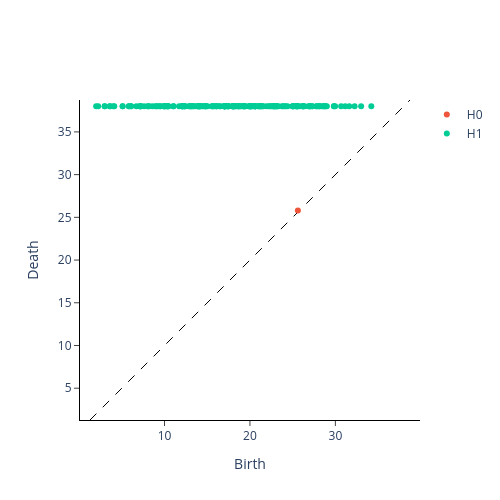

Write notebook code for a chart like this one.
### Code cell
from gtda.homology import CubicalPersistence
#from gtda.plotting import PersistencePlot
cubical_persistence = CubicalPersistence(n_jobs=-1)
im8_cubical = cubical_persistence.fit_transform(im8_filtration)
#im1_cubical = cubical_persistence.fit_transform(im1_filtration)
# plot persistence diagrams on the same graph
3#plot = PersistencePlot(show=False)
#plot=cubical_persistence.plot(show=False)
#plot.plot(im1_cubical, label='Image 1')
#plot.plot(im8_cubical, label='Image 2')
#plot.show()
cubical_persistence.plot(im8_cubical)

### Figure 1 — Plotly figure (JSON) as saved in the notebook; plotly's stock layout.template omitted (floating-point values rounded to 4 significant figures; data arrays with more than 128 entries replaced by an {"elided": "..."} marker saying what was removed)
{"data": [{"hoverinfo": "none", "line": {"color": "black", "dash": "dash", "width": 1}, "mode": "lines", "showlegend": false, "type": "scatter", "x": [1.28, 38.73], "y": [1.28, 38.73]}, {"hoverinfo": "text", "hovertext": ["(25.612496949731394, 25.80697580112788)"], "mode": "markers", "name": "H0", "type": "scatter", "x": [25.61], "y": [25.81]}, {"hoverinfo": "text", "hovertext": {"elided": "201 str values"}, "mode": "markers", "name": "H1", "type": "scatter", "x": {"elided": "201 float values"}, "y": {"elided": "201 float values"}}], "layout": {"height": 500, "plot_bgcolor": "white", "width": 500, "xaxis": {"autorange": false, "domain": [0, 1], "exponentformat": "e", "linecolor": "black", "linewidth": 1, "mirror": false, "range": [0.1678, 39.85], "showexponent": "all", "showline": true, "side": "bottom", "ticks": "outside", "title": {"text": "Birth"}, "type": "linear", "zeroline": true}, "yaxis": {"autorange": false, "domain": [0, 1], "exponentformat": "e", "linecolor": "black", "linewidth": 1, "mirror": false, "range": [1.28, 38.73], "scaleanchor": "x", "scaleratio": 1, "showexponent": "all", "showline": true, "side": "left", "ticks": "outside", "title": {"text": "Death"}, "type": "linear", "zeroline": true}}}
